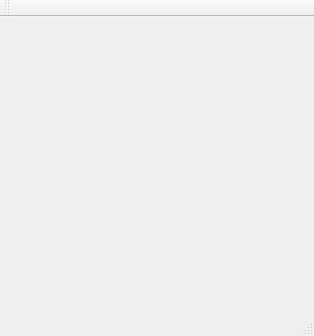
<?xml version="1.0" encoding="UTF-8"?>
<ui version="4.0">
 <class>MainWindow</class>
 <widget class="QMainWindow" name="MainWindow">
  <property name="geometry">
   <rect>
    <x>0</x>
    <y>0</y>
    <width>314</width>
    <height>336</height>
   </rect>
  </property>
  <property name="windowTitle">
   <string>MainWindow</string>
  </property>
  <widget class="QWidget" name="centralWidget"/>
  <widget class="QMenuBar" name="menuBar">
   <property name="geometry">
    <rect>
     <x>0</x>
     <y>0</y>
     <width>314</width>
     <height>21</height>
    </rect>
   </property>
  </widget>
  <widget class="QToolBar" name="mainToolBar">
   <attribute name="toolBarArea">
    <enum>TopToolBarArea</enum>
   </attribute>
   <attribute name="toolBarBreak">
    <bool>false</bool>
   </attribute>
  </widget>
  <widget class="QStatusBar" name="statusBar"/>
 </widget>
 <layoutdefault spacing="6" margin="11"/>
 <resources/>
 <connections/>
</ui>
